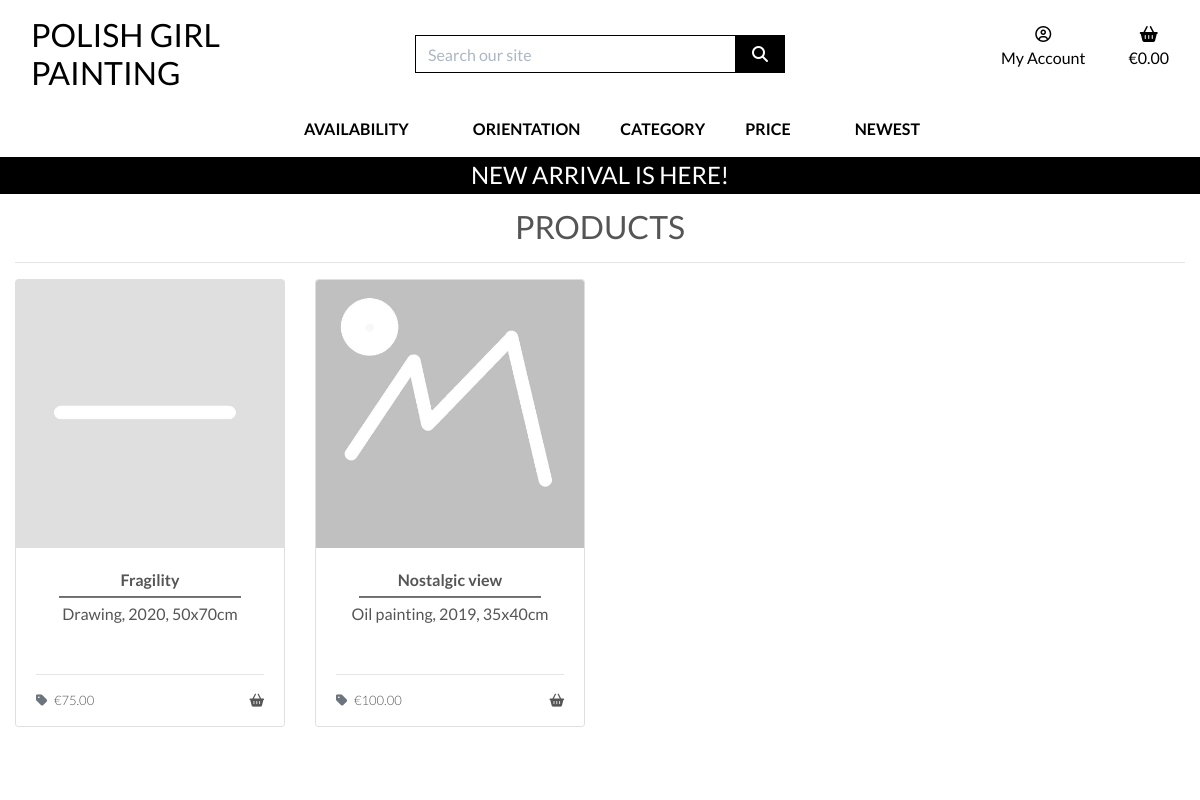
Before: /products/ with the older database file.
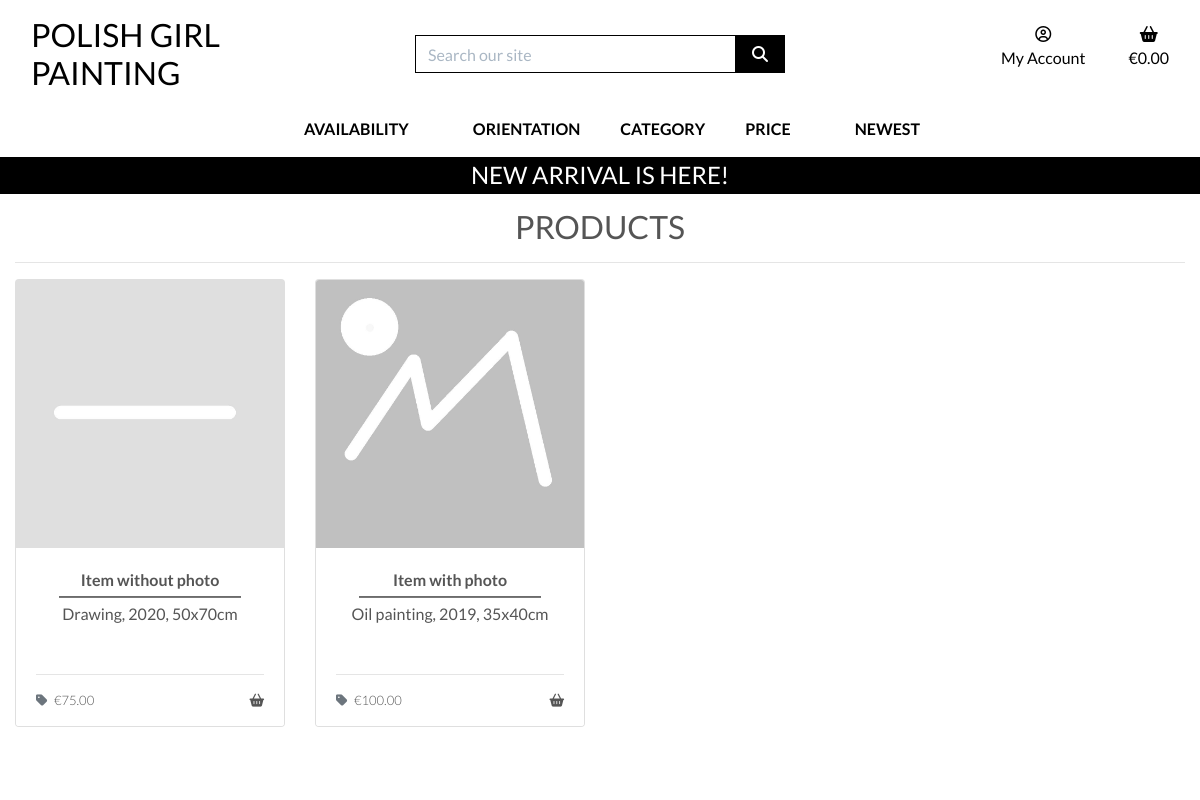
After: the same page with the newer database file.
### products/models.py (models this page shows, shortened)
class Product(models.Model):
    sku = models.CharField(
        max_length=254,
        null=True,
        blank=True)
    category = models.ForeignKey(
        'Category',
        null=True,
        blank=True,
        on_delete=models.SET_NULL)
    title = models.CharField(
        max_length=254,
        unique=True)
    excerpt = models.TextField(
        blank=True)
    description = models.TextField()
    price = models.DecimalField(
        max_digits=6,
        decimal_places=2)
    image = models.ImageField(
        null=True,
        blank=True)
    priority = models.CharField(
        max_length=10,
        choices=PRIORITY_CHOICES,
        default="3 - Normal",
        null=True,
        blank=True)
    available = models.BooleanField(
        default=True)
    live = models.BooleanField(
        default=False)
    class Meta:
        ordering = ['priority']

### products/views.py (the view)
# urls.py: path('', views.all_products, name='products'),
def all_products(request):
    products = Product.objects.all()
    context = {
        'products': products,
    }
    return render(request, 'products/products.html', context)

### products/templates/products/products.html (shortened to what this page needs)
{% extends "base.html" %}
{% load static %}
{% block page_header %}
    <div class="container header-container">
    </div>
{% endblock %}
{% block content %}
    <div class="overlay"></div>
    <div class="container-fluid">
        <div class="row">
            <div class="col-12 text-center mt-5">
                <h2 class="logo-font">Products</h2>
                <hr class="mb-3">
            </div>
            <div class="col">
                <div class="row">
                    {% for product in products %}
                        {% if product.live %}
                            <div class="col-md-4 col-xl-3">
                                <div class="card h-100">
                                    {% if product.image %}
                                        <a href="">
                                            <img src="{{ product.image.url }}" alt="{{ product.title }}" class="card-img-top img-fluid">
                                        </a>
                                    {% else %}
                                        <a href="">
                                            <img src="{{ MEDIA_URL }}placeholder.jpg" alt="{{ product.title }}" class="card-image-top img-fluid">
                                        </a>
                                    {% endif %}
                                    <div class="card-body text-center">
                                        <p class="mb-0 font-weight-bold">{{ product.title }}</p>
                                        <hr class="hr-middle">
                                        <p class="mb-0">{{ product.excerpt }}</p>
                                    </div>
                                    <div class="card-footer">
                                        <div class="row">
                                            <div class="col">
                                                <hr>
                                                <p class="lead float-left">
                                                    <i class="fas fa-tag mr-1 text-muted"></i> &euro;{{ product.price }}
                                                </p>
                                                <p class="float-right">
                                                    <i class="fas fa-shopping-basket"></i>
                                                </p>
                                            </div>
                                        </div>
                                    </div>
                                </div>
                            </div>
                        {% endif %}
                    {% endfor %}
                </div>
            </div>
        </div>
    </div>
{% endblock %}

Changed rows visible on the page:
changed Product: title "Fragility" → "Item without photo"
changed Product: title "Nostalgic view" → "Item with photo"
